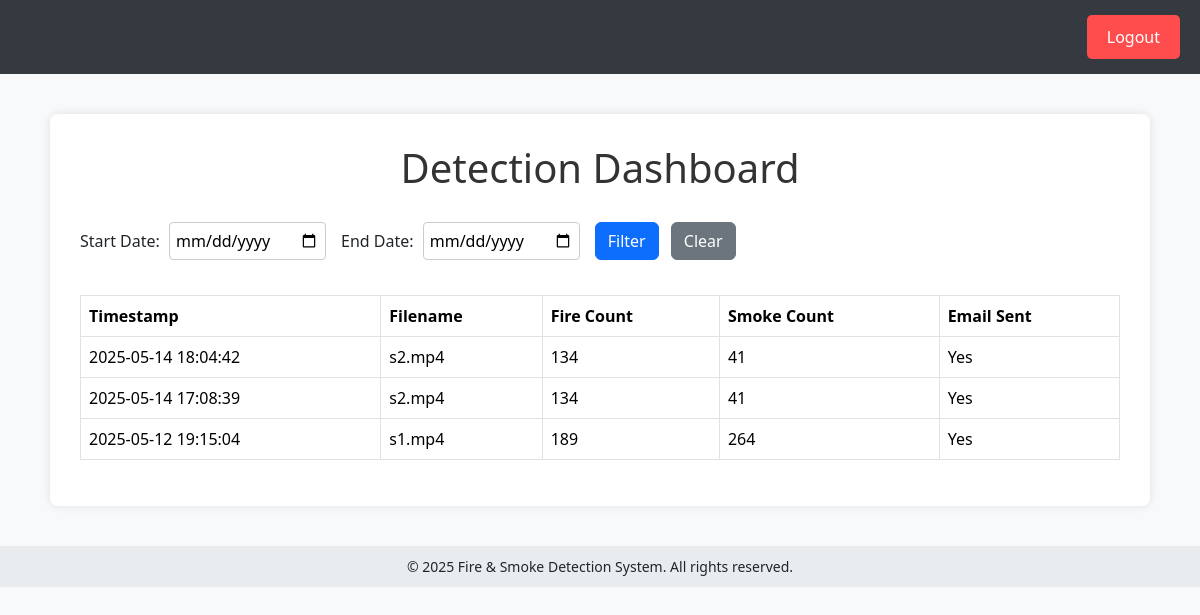
The app's page /dashboard (signed in) with its own data.
### tables this page shows
CREATE TABLE detections (
    id INTEGER PRIMARY KEY AUTOINCREMENT,
    user_id INTEGER,
    filename TEXT,
    detected_classes TEXT,
    fire_count INTEGER,
    smoke_count INTEGER,
    email_sent BOOLEAN,
    timestamp DATETIME DEFAULT CURRENT_TIMESTAMP,
    FOREIGN KEY (user_id) REFERENCES users(id)
);

### app.py (the view)
@app.route('/dashboard')
def dashboard():
    if 'user_id' not in session:
        return redirect(url_for('login'))
    user_id = session.get('user_id')
    start_date = request.args.get('start_date')
    end_date = request.args.get('end_date')
    conn = sqlite3.connect('fire_alerts.db')
    cursor = conn.cursor()
    if start_date and end_date:
        cursor.execute('''
            SELECT id, filename, detected_classes, fire_count, smoke_count, email_sent, timestamp
            FROM detections
            WHERE user_id = ? AND DATE(timestamp) BETWEEN DATE(?) AND DATE(?)
            ORDER BY timestamp DESC
        ''', (user_id, start_date, end_date))
    else:
        cursor.execute('''
            SELECT id, filename, detected_classes, fire_count, smoke_count, email_sent, timestamp
            FROM detections
            WHERE user_id = ?
            ORDER BY timestamp DESC
        ''', (user_id,))
    rows = cursor.fetchall()
    conn.close()
    return render_template("dashboard.html", detections=rows)

### templates/dashboard.html (shortened to what this page needs)
<!DOCTYPE html>
<html lang="en">
<head>
    <link href="https://cdn.jsdelivr.net/npm/bootstrap@5.3.3/dist/css/bootstrap.min.css" rel="stylesheet">
</head>
<body>
    <div class="top-bar">
        <form action="{{ url_for('logout') }}" method="POST">
            <button type="submit">Logout</button>
        </form>
    </div>
    <div class="container">
        <h1>Detection Dashboard</h1>
        <form method="get" action="{{ url_for('dashboard') }}" class="filter-form">
            <div>
                <label for="start_date">Start Date:</label>
                <input type="date" name="start_date" value="{{ request.args.get('start_date', '') }}">
            </div>
            <div>
                <label for="end_date">End Date:</label>
                <input type="date" name="end_date" value="{{ request.args.get('end_date', '') }}">
            </div>
            <div>
                <button type="submit" class="btn btn-primary">Filter</button>
                <a href="{{ url_for('dashboard') }}" class="btn btn-secondary ms-2">Clear</a>
            </div>
        </form>
        <div class="table-responsive">
            <table class="table table-bordered">
                <thead>
                    <tr>
                        <th>Timestamp</th>
                        <th>Filename</th>
                        <th>Fire Count</th>
                        <th>Smoke Count</th>
                        <th>Email Sent</th>
                    </tr>
                </thead>
                <tbody>
                    {% for row in detections %}
                    <tr>
                        <td>{{ row[6] }}</td>
                        <td>{{ row[1] }}</td>
                        <td>{{ row[3] }}</td>
                        <td>{{ row[4] }}</td>
                        <td>{{ "Yes" if row[5] else "No" }}</td>
                    </tr>
                    {% else %}
                    <tr>
                        <td colspan="5" class="text-center text-muted">No detection records found.</td>
                    </tr>
                    {% endfor %}
                </tbody>
            </table>
        </div>
    </div>
    <footer>
        &copy; {{ current_year or 2025 }} Fire & Smoke Detection System. All rights reserved.
    </footer>
</body>
</html>

### templates/dashboard.html (style rules this page uses)
body { font-family: 'Segoe UI', Tahoma, Geneva, Verdana, sans-serif; background-color: #f8f9fa; }
.top-bar { background-color: #343a40; padding: 15px 20px; display: flex; justify-content: flex-end; }
.top-bar form { margin: 0; }
.top-bar button { background-color: #ff4c4c; color: white; border: none; padding: 10px 20px; border-radius: 5px; }
.container { max-width: 1100px; margin: 40px auto; background-color: #fff; padding: 30px; border-radius: 8px; box-shadow: 0 0 10px rgba(0,0,0,0.1); }
h1 { margin-bottom: 30px; text-align: center; color: #333; }
.filter-form { display: flex; flex-wrap: wrap; gap: 15px; margin-bottom: 20px; align-items: center; }
.filter-form label { margin-right: 5px; font-weight: 500; }
.filter-form input[type="date"] { padding: 6px; border-radius: 4px; border: 1px solid #ccc; }
.filter-form button { margin-left: auto; }
footer { text-align: center; padding: 10px 0; margin-top: 30px; background-color: #e9ecef; font-size: 14px; }
table { width: 100%; border-collapse: collapse; margin-top: 15px; }
thead { background-color: #007bff; color: white; }
th, td { padding: 12px; border: 1px solid #dee2e6; text-align: left; }
tr:nth-child(even) { background-color: #f2f2f2; }

### records on screen
detections: timestamp "2025-05-14 18:04:42", filename "s2.mp4", fire_count "134", smoke_count "41", email_sent "Yes"
detections: timestamp "2025-05-14 17:08:39", filename "s2.mp4", fire_count "134", smoke_count "41", email_sent "Yes"
detections: timestamp "2025-05-12 19:15:04", filename "s1.mp4", fire_count "189", smoke_count "264", email_sent "Yes"

### other values on screen
{{ current_year or 2025 }} "2025"
